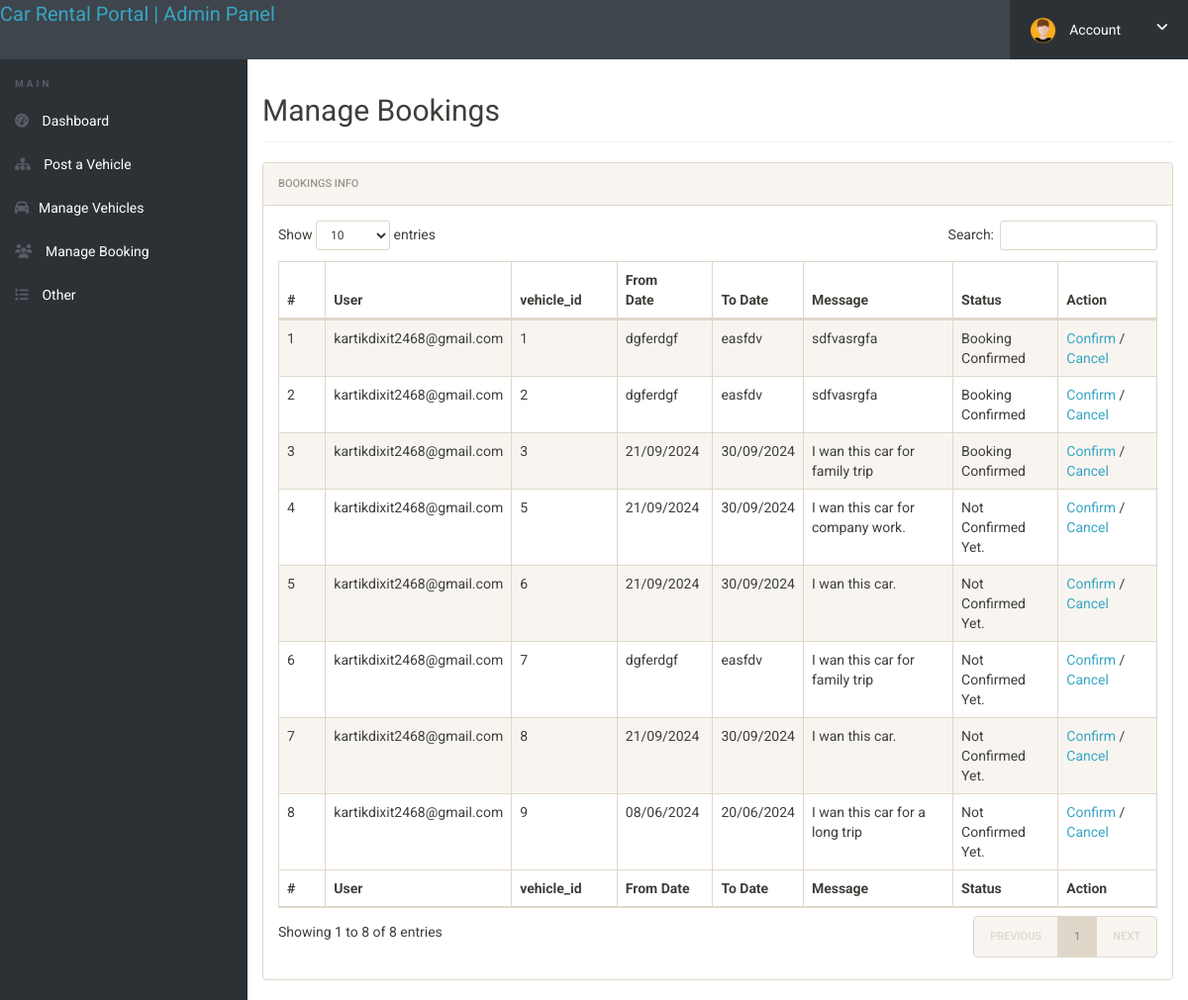
The page /admin/manage-bookings.php (signed in) on the database its author committed.
### tables this page shows
CREATE TABLE `bookings` (
  `id` int NOT NULL,
  `username` varchar(50) NOT NULL,
  `vehicle_id` int NOT NULL,
  `from_date` varchar(15) NOT NULL,
  `to_date` varchar(15) NOT NULL,
  `message` text NOT NULL,
  `status` varchar(15) NOT NULL DEFAULT 'pending'
);

### admin/manage-bookings.php (the view, shortened to what this page needs)
<?php
include('includes/config.php');
if ($_SESSION['user'] != 'admin' || !(isset($_SESSION['admin_loggedin']))) {
	header('location:index.php');
} else {
?>
	<!doctype html>
	<html lang="en" class="no-js">
	<head>
		<link rel="stylesheet" href="css/font-awesome.min.css">
		<link rel="stylesheet" href="css/bootstrap.min.css">
		<link rel="stylesheet" href="css/dataTables.bootstrap.min.css">
		<link rel="stylesheet" href="css/bootstrap-social.css">
		<link rel="stylesheet" href="css/bootstrap-select.css">
		<link rel="stylesheet" href="css/fileinput.min.css">
		<link rel="stylesheet" href="css/awesome-bootstrap-checkbox.css">
		<link rel="stylesheet" href="css/style.css">
	</head>
	<body>
		<?php include('includes/header.php'); ?>
		<div class="ts-main-content">
			<?php include('includes/leftbar.php'); ?>
			<div class="content-wrapper">
				<div class="container-fluid">
					<div class="row">
						<div class="col-md-12">
							<h2 class="page-title">Manage Bookings</h2>
							<div class="panel panel-default">
								<div class="panel-heading">Bookings Info</div>
								<div class="panel-body">
									<table id="zctb" class="display table table-striped table-bordered table-hover" cellspacing="0" width="100%">
										<thead>
											<tr>
												<th>#</th>
												<th>User</th>
												<th>vehicle_id</th>
												<th>From Date</th>
												<th>To Date</th>
												<th>Message</th>
												<th>Status</th>
												<th>Action</th>
											</tr>
										</thead>
										<tfoot>
											<tr>
												<th>#</th>
												<th>User</th>
												<th>vehicle_id</th>
												<th>From Date</th>
												<th>To Date</th>
												<th>Message</th>
												<th>Status</th>
												<th>Action</th>
											</tr>
										</tfoot>
										<tbody>
											<?php $sql = "SELECT * from bookings";
											$query = $dbh->prepare($sql);
											$query->execute();
											$results = $query->fetchAll(PDO::FETCH_OBJ);
											$cnt = 1;
											if ($query->rowCount() > 0) {
												foreach ($results as $result) {				?>
													<tr>
														<td><?php echo htmlentities($cnt); ?></td>
														<td><?php echo htmlentities($result->username); ?></td>
														<td><?php echo htmlentities($result->id); ?></td>
														<td><?php echo htmlentities($result->from_date); ?></td>
														<td><?php echo htmlentities($result->to_date); ?></td>
														<td><?php echo htmlentities($result->message); ?></td>
														<td><?php
															if ($result->status == 'confirmed') {
																echo htmlentities('Booking Confirmed');
															}
															else if ($result->status == 'pending') {
																echo htmlentities('Not Confirmed Yet.');
															}
															else {
																echo htmlentities('Cancelled');
															}
															?></td>
														<td><a href="manage-bookings.php?aeid=<?php echo htmlentities($result->id); ?>" onclick="return confirm('Do you really want to Confirm this booking')"> Confirm</a> /
															<a href="manage-bookings.php?eid=<?php echo htmlentities($result->id); ?>" onclick="return confirm('Do you really want to Cancel this Booking')"> Cancel</a>
														</td>
													</tr>
											<?php $cnt = $cnt + 1;
												}
											} ?>
										</tbody>
									</table>
								</div>
							</div>
						</div>
					</div>
				</div>
			</div>
		</div>
	</body>
	</html>
<?php } ?>

### admin/css/style.css (style rules this page uses)
html { font-size: 14px; }
@media only screen and (min-width: 480px) { html { font-size: 17px; } }
@media only screen and (min-width: 768px) { html { font-size: 14px; } }
body { font-size: 1em; }
a { color: #37a6c4; }
.panel { overflow: hidden; }
.page-title { padding-bottom: 15px; margin-bottom: 20px; border-bottom: 1px solid #f0f0f0; }
.ts-main-content .content-wrapper { padding-top: 15px; margin-top: 60px; }
@media only screen and (min-width: 992px) { .ts-main-content .content-wrapper { margin-left: 250px; } }

### rows shown on the page
bookings: username "kartikdixit2468@gmail.com", id "1", from_date "dgferdgf", to_date "easfdv", message "sdfvasrgfa"
bookings: username "kartikdixit2468@gmail.com", id "2", from_date "dgferdgf", to_date "easfdv", message "sdfvasrgfa"
bookings: username "kartikdixit2468@gmail.com", id "3", from_date "21/09/2024", to_date "30/09/2024", message "I wan this car for family trip"
bookings: username "kartikdixit2468@gmail.com", id "5", from_date "21/09/2024", to_date "30/09/2024", message "I wan this car for company work."
bookings: username "kartikdixit2468@gmail.com", id "6", from_date "21/09/2024", to_date "30/09/2024", message "I wan this car."
bookings: username "kartikdixit2468@gmail.com", id "7", from_date "dgferdgf", to_date "easfdv", message "I wan this car for family trip"
bookings: username "kartikdixit2468@gmail.com", id "8", from_date "21/09/2024", to_date "30/09/2024", message "I wan this car."
bookings: username "kartikdixit2468@gmail.com", id "9", from_date "08/06/2024", to_date "20/06/2024", message "I wan this car for a long trip"
